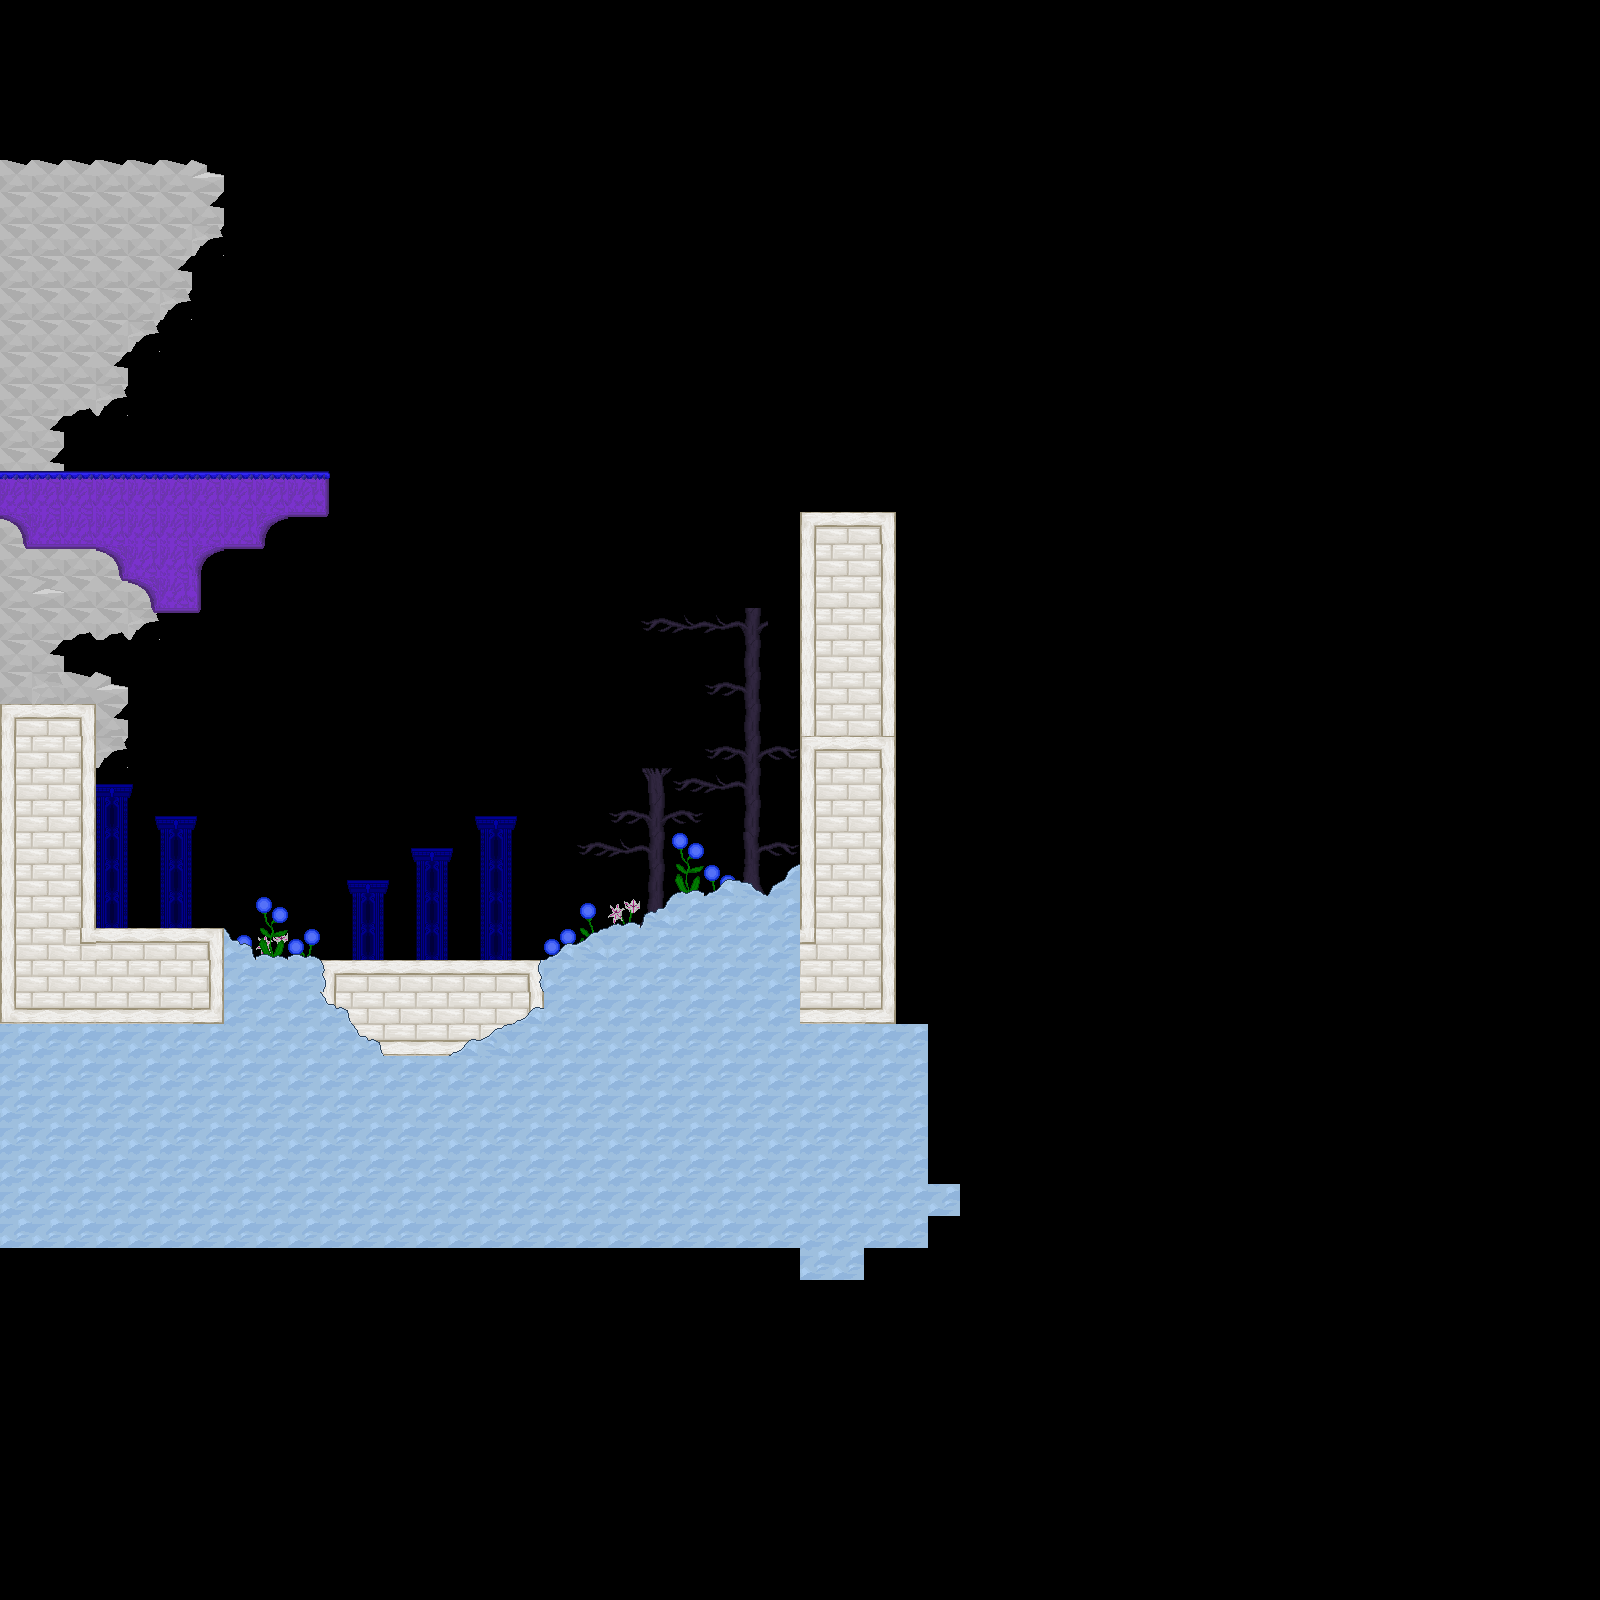

A 2D game scene composited from a Tiled map and its tileset images. What follows is a short description and the map's XML, with each tile layer's data collapsed to a summary:
An orthogonal 50x50 tile map with 32x32 px tiles, 5 tile layers (Background1, Background2, Background3, Foreground1, ...), 2 tilesets and 3 objects.

<map version="1.0" orientation="orthogonal" renderorder="right-down" width="50" height="50" tilewidth="32" tileheight="32" nextobjectid="4">
 <properties>
  <property name="unity:scale" value="0.0625" />
 </properties>
 <tileset firstgid="1" name="test" tilewidth="32" tileheight="32" tilecount="110" columns="10">
  <image source="../Sprites/tiles/test.png" trans="ffffff" width="320" height="352" />
  <terraintypes>
   <terrain name="ground" tile="-1" />
   <terrain name="block" tile="-1" />
  </terraintypes>
  <tile id="0" terrain=",,,0" />
  <tile id="1" terrain=",,0,0" />
  <tile id="2" terrain=",,0," />
  <tile id="3" terrain=",,,1" />
  <tile id="4" terrain=",,1,1" />
  <tile id="5" terrain=",,1," />
  <tile id="10" terrain=",0,,0" />
  <tile id="11" terrain="0,0,0,0" />
  <tile id="12" terrain="0,,0," />
  <tile id="13" terrain=",1,,1" />
  <tile id="14" terrain="1,1,1,1" />
  <tile id="15" terrain="1,,1," />
  <tile id="20" terrain=",0,," />
  <tile id="21" terrain="0,0,," />
  <tile id="22" terrain="0,,," />
  <tile id="23" terrain=",1,," />
  <tile id="24" terrain="1,1,," />
  <tile id="25" terrain="1,,," />
  <tile id="30" terrain="0,0,0," />
  <tile id="31" terrain="0,0,,0" />
  <tile id="33" terrain="1,1,1," />
  <tile id="34" terrain="1,1,,1" />
  <tile id="40" terrain="0,,0,0" />
  <tile id="41" terrain=",0,0,0" />
  <tile id="43" terrain="1,,1,1" />
  <tile id="44" terrain=",1,1,1" />
 </tileset>
 <tileset firstgid="111" name="outdoor" tilewidth="32" tileheight="32" tilecount="100" columns="10">
  <image source="../Sprites/tiles/outdoor.png" trans="ffffff" width="320" height="320" />
  <terraintypes>
   <terrain name="whit_brick" tile="-1" />
   <terrain name="rock" tile="-1" />
   <terrain name="purple" tile="-1" />
  </terraintypes>
  <tile id="0" terrain=",,,2" />
  <tile id="1" terrain=",,2,2" />
  <tile id="2" terrain=",,2," />
  <tile id="3" terrain=",,,0" />
  <tile id="4" terrain=",,0,0" />
  <tile id="5" terrain=",,0," />
  <tile id="6" terrain=",,,1" />
  <tile id="7" terrain=",,1,1" />
  <tile id="8" terrain=",,1," />
  <tile id="10" terrain=",2,,2" />
  <tile id="11" terrain="2,2,2,2" />
  <tile id="12" terrain="2,,2," />
  <tile id="13" terrain=",0,,0" />
  <tile id="14" terrain="0,0,0,0" />
  <tile id="15" terrain="0,,0," />
  <tile id="16" terrain=",1,,1" />
  <tile id="17" terrain="1,1,1,1" />
  <tile id="18" terrain="1,,1," />
  <tile id="20" terrain=",2,," />
  <tile id="21" terrain="2,2,," />
  <tile id="22" terrain="2,,," />
  <tile id="23" terrain=",0,," />
  <tile id="24" terrain="0,0,," />
  <tile id="25" terrain="0,,," />
  <tile id="26" terrain=",1,," />
  <tile id="27" terrain="1,1,," />
  <tile id="28" terrain="1,,," />
  <tile id="30" terrain="2,2,2," />
  <tile id="31" terrain="2,2,,2" />
  <tile id="33" terrain="0,0,0," />
  <tile id="34" terrain="0,0,,0" />
  <tile id="36" terrain="1,1,1," />
  <tile id="37" terrain="1,1,,1" />
  <tile id="40" terrain="2,,2,2" />
  <tile id="41" terrain=",2,2,2" />
  <tile id="43" terrain="0,,0,0" />
  <tile id="44" terrain=",0,0,0" />
  <tile id="46" terrain="1,,1,1" />
  <tile id="47" terrain=",1,1,1" />
 </tileset>
 <layer name="Background1" width="50" height="50">
  <properties>
   <property name="unity:sortingOrder" type="int" value="-3" />
  </properties>
  <data>[2500 cells, 90 non-empty, 12 distinct tile ids]</data>
 </layer>
 <layer name="Background2" width="50" height="50">
  <properties>
   <property name="unity:sortingOrder" type="int" value="-2" />
  </properties>
  <data>[2500 cells, 29 non-empty, 9 distinct tile ids]</data>
 </layer>
 <layer name="Background3" width="50" height="50">
  <properties>
   <property name="unity:sortingOrder" type="int" value="-1" />
  </properties>
  <data>[2500 cells, 3 non-empty, 3 distinct tile ids]</data>
 </layer>
 <layer name="Foreground1" width="50" height="50">
  <properties>
   <property name="unity:sortingOrder" type="int" value="1" />
  </properties>
  <data>[2500 cells, 109 non-empty, 28 distinct tile ids]</data>
 </layer>
 <layer name="Foreground2" width="50" height="50">
  <properties>
   <property name="unity:sortingOrder" type="int" value="2" />
  </properties>
  <data>[2500 cells, 362 non-empty, 31 distinct tile ids]</data>
 </layer>
 <objectgroup name="walls">
  <properties>
   <property name="unity:layer" value="Obstacle" />
  </properties>
  <object id="1" x="0" y="472">
   <polyline points="0,0 328,0 328,48 288,48 264,72 256,80 224,80 200,104 200,144 160,144 128,168 72,168 64,176 64,200 96,200 120,208 128,216 128,280 96,296 96,456 224,456 256,488 544,488 624,456 640,456" />
  </object>
  <object id="2" x="640" y="928">
   <polyline points="0,0 48,-32 64,-32 88,-40 112,-40 128,-32 160,-56 160,-416 256,-416" />
  </object>
  <object id="3" x="64" y="472">
   <polyline points="0,0 0,-56 32,-56 64,-88 72,-104 64,-120 128,-176 128,-208 160,-248 160,-312 -8,-312" />
  </object>
 </objectgroup>
</map>